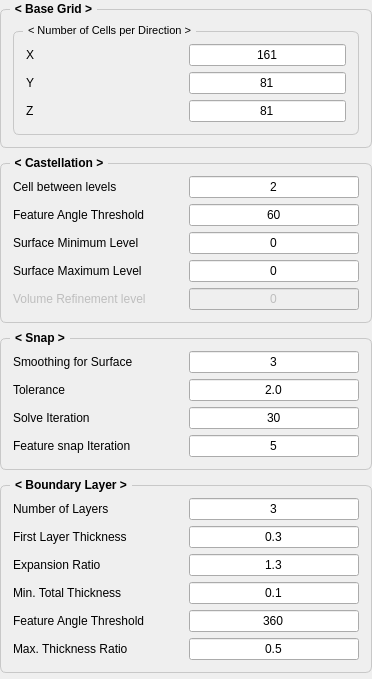
             <widget class="QWidget" name="scrollAreaWidgetContents">
              <property name="geometry">
               <rect>
                <x>0</x>
                <y>0</y>
                <width>372</width>
                <height>679</height>
               </rect>
              </property>
              <layout class="QVBoxLayout" name="verticalLayout_5">
               <property name="leftMargin">
                <number>0</number>
               </property>
               <property name="topMargin">
                <number>0</number>
               </property>
               <property name="rightMargin">
                <number>0</number>
               </property>
               <property name="bottomMargin">
                <number>0</number>
               </property>
               <item>
                <widget class="QGroupBox" name="AdvancedGroupBox">
                 <property name="sizePolicy">
                  <sizepolicy hsizetype="Preferred" vsizetype="Preferred">
                   <horstretch>0</horstretch>
                   <verstretch>0</verstretch>
                  </sizepolicy>
                 </property>
                 <property name="maximumSize">
                  <size>
                   <width>16777215</width>
                   <height>150</height>
                  </size>
                 </property>
                 <property name="font">
                  <font>
                   <pointsize>9</pointsize>
                   <bold>true</bold>
                  </font>
                 </property>
                 <property name="styleSheet">
                  <string notr="true">QGroupBox {
    border: 1px solid;
    border-radius: 6;
    margin-top: 9;
    border-color : #c8c8c8;
	padding: 3;   
}
QGroupBox::title {
    subcontrol-origin: margin;
    subcontrol-position: top left;
    left: 10;
    padding: 2 3;
}</string>
                 </property>
                 <property name="title">
                  <string>&lt; Base Grid &gt;</string>
                 </property>
                 <property name="checkable">
                  <bool>false</bool>
                 </property>
                 <property name="checked">
                  <bool>false</bool>
                 </property>
                 <layout class="QVBoxLayout" name="verticalLayout_11">
                  <property name="leftMargin">
                   <number>9</number>
                  </property>
                  <item>
                   <widget class="QGroupBox" name="basegridBox">
                    <property name="font">
                     <font>
                      <pointsize>8</pointsize>
                      <bold>false</bold>
                     </font>
                    </property>
                    <property name="styleSheet">
                     <string notr="true">QGroupBox {
    border: 1px solid;
    border-radius: 6;
    margin-top: 9;
    border-color : #c8c8c8;
	padding: 3;   
}
QGroupBox::title {
    subcontrol-origin: margin;
    subcontrol-position: top left;
    left: 10;
    padding: 2 3;
}</string>
                    </property>
                    <property name="title">
                     <string>&lt; Number of Cells per Direction &gt;</string>
                    </property>
                    <layout class="QGridLayout" name="gridLayout_10" columnstretch="1,1">
                     <item row="1" column="0">
                      <widget class="QLabel" name="label_48">
                       <property name="font">
                        <font>
                         <pointsize>9</pointsize>
                         <bold>false</bold>
                        </font>
                       </property>
                       <property name="text">
                        <string>Y</string>
                       </property>
                      </widget>
                     </item>
                     <item row="0" column="0">
                      <widget class="QLabel" name="label_50">
                       <property name="font">
                        <font>
                         <pointsize>9</pointsize>
                         <bold>false</bold>
                        </font>
                       </property>
                       <property name="text">
                        <string>X</string>
                       </property>
                      </widget>
                     </item>
                     <item row="2" column="0">
                      <widget class="QLabel" name="label_49">
                       <property name="font">
                        <font>
                         <pointsize>9</pointsize>
                         <bold>false</bold>
                        </font>
                       </property>
                       <property name="text">
                        <string>Z</string>
                       </property>
                      </widget>
                     </item>
                     <item row="0" column="1">
                      <widget class="QLineEdit" name="lineEdit_basegrid_x">
                       <property name="sizePolicy">
                        <sizepolicy hsizetype="Expanding" vsizetype="Fixed">
                         <horstretch>0</horstretch>
                         <verstretch>0</verstretch>
                        </sizepolicy>
                       </property>
                       <property name="font">
                        <font>
                         <pointsize>9</pointsize>
                         <bold>false</bold>
                        </font>
                       </property>
                       <property name="text">
                        <string>161</string>
                       </property>
                       <property name="alignment">
                        <set>Qt::AlignmentFlag::AlignCenter</set>
                       </property>
                      </widget>
                     </item>
                     <item row="1" column="1">
                      <widget class="QLineEdit" name="lineEdit_basegrid_y">
                       <property name="sizePolicy">
                        <sizepolicy hsizetype="Expanding" vsizetype="Fixed">
                         <horstretch>0</horstretch>
                         <verstretch>0</verstretch>
                        </sizepolicy>
                       </property>
                       <property name="font">
                        <font>
                         <pointsize>9</pointsize>
                         <bold>false</bold>
                        </font>
                       </property>
                       <property name="text">
                        <string>81</string>
                       </property>
                       <property name="alignment">
                        <set>Qt::AlignmentFlag::AlignCenter</set>
                       </property>
                      </widget>
                     </item>
                     <item row="2" column="1">
                      <widget class="QLineEdit" name="lineEdit_basegrid_z">
                       <property name="sizePolicy">
                        <sizepolicy hsizetype="Expanding" vsizetype="Fixed">
                         <horstretch>0</horstretch>
                         <verstretch>0</verstretch>
                        </sizepolicy>
                       </property>
                       <property name="font">
                        <font>
                         <pointsize>9</pointsize>
                         <bold>false</bold>
                        </font>
                       </property>
                       <property name="text">
                        <string>81</string>
                       </property>
                       <property name="alignment">
                        <set>Qt::AlignmentFlag::AlignCenter</set>
                       </property>
                      </widget>
                     </item>
                    </layout>
                   </widget>
                  </item>
                 </layout>
                </widget>
               </item>
               <item>
                <widget class="QGroupBox" name="boundaryGroupBox">
                 <property name="font">
                  <font>
                   <pointsize>9</pointsize>
                   <bold>true</bold>
                  </font>
                 </property>
                 <property name="styleSheet">
                  <string notr="true">QGroupBox {
    border: 1px solid;
    border-radius: 6;
    margin-top: 9;
    border-color : #c8c8c8;
	padding: 3;   
}
QGroupBox::title {
    subcontrol-origin: margin;
    subcontrol-position: top left;
    left: 10;
    padding: 2 3;
}</string>
                 </property>
                 <property name="title">
                  <string>&lt; Castellation &gt;</string>
                 </property>
                 <layout class="QGridLayout" name="gridLayout_11" columnstretch="1,1">
                  <item row="3" column="1">
                   <widget class="QLineEdit" name="expansionRatio_2">
                    <property name="sizePolicy">
                     <sizepolicy hsizetype="Expanding" vsizetype="Fixed">
                      <horstretch>0</horstretch>
                      <verstretch>0</verstretch>
                     </sizepolicy>
                    </property>
                    <property name="font">
                     <font>
                      <pointsize>9</pointsize>
                      <bold>false</bold>
                     </font>
                    </property>
                    <property name="text">
                     <string>0</string>
                    </property>
                    <property name="alignment">
                     <set>Qt::AlignmentFlag::AlignCenter</set>
                    </property>
                   </widget>
                  </item>
                  <item row="5" column="1">
                   <widget class="QLineEdit" name="expansionRatio_3">
                    <property name="sizePolicy">
                     <sizepolicy hsizetype="Expanding" vsizetype="Fixed">
                      <horstretch>0</horstretch>
                      <verstretch>0</verstretch>
                     </sizepolicy>
                    </property>
                    <property name="font">
                     <font>
                      <pointsize>9</pointsize>
                      <bold>false</bold>
                     </font>
                    </property>
                    <property name="text">
                     <string>0</string>
                    </property>
                    <property name="alignment">
                     <set>Qt::AlignmentFlag::AlignCenter</set>
                    </property>
                   </widget>
                  </item>
                  <item row="0" column="0">
                   <widget class="QLabel" name="label_52">
                    <property name="font">
                     <font>
                      <pointsize>9</pointsize>
                      <bold>false</bold>
                     </font>
                    </property>
                    <property name="text">
                     <string>Cell between levels</string>
                    </property>
                   </widget>
                  </item>
                  <item row="0" column="1">
                   <widget class="QLineEdit" name="totalLayerNumber">
                    <property name="sizePolicy">
                     <sizepolicy hsizetype="Expanding" vsizetype="Fixed">
                      <horstretch>0</horstretch>
                      <verstretch>0</verstretch>
                     </sizepolicy>
                    </property>
                    <property name="font">
                     <font>
                      <pointsize>9</pointsize>
                      <bold>false</bold>
                     </font>
                    </property>
                    <property name="text">
                     <string>2</string>
                    </property>
                    <property name="alignment">
                     <set>Qt::AlignmentFlag::AlignCenter</set>
                    </property>
                   </widget>
                  </item>
                  <item row="3" column="0">
                   <widget class="QLabel" name="label_54">
                    <property name="font">
                     <font>
                      <pointsize>9</pointsize>
                      <bold>false</bold>
                     </font>
                    </property>
                    <property name="text">
                     <string>Surface Minimum Level</string>
                    </property>
                   </widget>
                  </item>
                  <item row="5" column="0">
                   <widget class="QLabel" name="label_53">
                    <property name="font">
                     <font>
                      <pointsize>9</pointsize>
                      <bold>false</bold>
                     </font>
                    </property>
                    <property name="text">
                     <string>Surface Maximum Level</string>
                    </property>
                   </widget>
                  </item>
                  <item row="7" column="1">
                   <widget class="QLineEdit" name="firstLayerHeight_2">
                    <property name="enabled">
                     <bool>false</bool>
                    </property>
                    <property name="sizePolicy">
                     <sizepolicy hsizetype="Expanding" vsizetype="Fixed">
                      <horstretch>0</horstretch>
                      <verstretch>0</verstretch>
                     </sizepolicy>
                    </property>
                    <property name="font">
                     <font>
                      <pointsize>9</pointsize>
                      <bold>false</bold>
                     </font>
                    </property>
                    <property name="text">
                     <string>0</string>
                    </property>
                    <property name="alignment">
                     <set>Qt::AlignmentFlag::AlignCenter</set>
                    </property>
                   </widget>
                  </item>
                  <item row="1" column="1">
                   <widget class="QLineEdit" name="firstLayerHeight">
                    <property name="sizePolicy">
                     <sizepolicy hsizetype="Expanding" vsizetype="Fixed">
                      <horstretch>0</horstretch>
                      <verstretch>0</verstretch>
                     </sizepolicy>
                    </property>
                    <property name="font">
                     <font>
                      <pointsize>9</pointsize>
                      <bold>false</bold>
                     </font>
                    </property>
                    <property name="text">
                     <string>60</string>
                    </property>
                    <property name="alignment">
                     <set>Qt::AlignmentFlag::AlignCenter</set>
                    </property>
                   </widget>
                  </item>
                  <item row="7" column="0">
                   <widget class="QLabel" name="label_51">
                    <property name="enabled">
                     <bool>false</bool>
                    </property>
                    <property name="font">
                     <font>
                      <pointsize>9</pointsize>
                      <bold>false</bold>
                     </font>
                    </property>
                    <property name="text">
                     <string>Volume Refinement level</string>
                    </property>
                   </widget>
                  </item>
                  <item row="1" column="0">
                   <widget class="QLabel" name="label_55">
                    <property name="font">
                     <font>
                      <pointsize>9</pointsize>
                      <bold>false</bold>
                     </font>
                    </property>
                    <property name="text">
                     <string>Feature Angle Threshold</string>
                    </property>
                   </widget>
                  </item>
                 </layout>
                </widget>
               </item>
               <item>
                <widget class="QGroupBox" name="bufferLayerBox">
                 <property name="enabled">
                  <bool>true</bool>
                 </property>
                 <property name="font">
                  <font>
                   <pointsize>9</pointsize>
                   <bold>true</bold>
                  </font>
                 </property>
                 <property name="styleSheet">
                  <string notr="true">QGroupBox {
    border: 1px solid;
    border-radius: 6;
    margin-top: 9;
    border-color : #c8c8c8;
	padding: 3;   
}
QGroupBox::title {
    subcontrol-origin: margin;
    subcontrol-position: top left;
    left: 10;
    padding: 2 3;
}</string>
                 </property>
                 <property name="title">
                  <string>&lt; Snap &gt;</string>
                 </property>
                 <property name="checkable">
                  <bool>false</bool>
                 </property>
                 <property name="checked">
                  <bool>false</bool>
                 </property>
                 <layout class="QGridLayout" name="gridLayout_12" columnstretch="1,1">
                  <property name="topMargin">
                   <number>9</number>
                  </property>
                  <property name="bottomMargin">
                   <number>9</number>
                  </property>
                  <item row="2" column="1">
                   <widget class="QLineEdit" name="lastLayerOctreeRatio">
                    <property name="sizePolicy">
                     <sizepolicy hsizetype="Expanding" vsizetype="Fixed">
                      <horstretch>0</horstretch>
                      <verstretch>0</verstretch>
                     </sizepolicy>
                    </property>
                    <property name="font">
                     <font>
                      <pointsize>9</pointsize>
                      <bold>false</bold>
                     </font>
                    </property>
                    <property name="text">
                     <string>30</string>
                    </property>
                    <property name="alignment">
                     <set>Qt::AlignmentFlag::AlignCenter</set>
                    </property>
                   </widget>
                  </item>
                  <item row="0" column="0">
                   <widget class="QLabel" name="label_58">
                    <property name="font">
                     <font>
                      <pointsize>9</pointsize>
                      <bold>false</bold>
                     </font>
                    </property>
                    <property name="text">
                     <string>Smoothing for Surface</string>
                    </property>
                   </widget>
                  </item>
                  <item row="3" column="1">
                   <widget class="QLineEdit" name="lastLayerOctreeRatio_2">
                    <property name="sizePolicy">
                     <sizepolicy hsizetype="Expanding" vsizetype="Fixed">
                      <horstretch>0</horstretch>
                      <verstretch>0</verstretch>
                     </sizepolicy>
                    </property>
                    <property name="font">
                     <font>
                      <pointsize>9</pointsize>
                      <bold>false</bold>
                     </font>
                    </property>
                    <property name="text">
                     <string>5</string>
                    </property>
                    <property name="alignment">
                     <set>Qt::AlignmentFlag::AlignCenter</set>
                    </property>
                   </widget>
                  </item>
                  <item row="1" column="1">
                   <widget class="QLineEdit" name="numberOfBufferLayer2">
                    <property name="sizePolicy">
                     <sizepolicy hsizetype="Expanding" vsizetype="Fixed">
                      <horstretch>0</horstretch>
                      <verstretch>0</verstretch>
                     </sizepolicy>
                    </property>
                    <property name="font">
                     <font>
                      <pointsize>9</pointsize>
                      <bold>false</bold>
                     </font>
                    </property>
                    <property name="text">
                     <string>2.0</string>
                    </property>
                    <property name="alignment">
                     <set>Qt::AlignmentFlag::AlignCenter</set>
                    </property>
                   </widget>
                  </item>
                  <item row="0" column="1">
                   <widget class="QLineEdit" name="numberOfBufferLayer1">
                    <property name="sizePolicy">
                     <sizepolicy hsizetype="Expanding" vsizetype="Fixed">
                      <horstretch>0</horstretch>
                      <verstretch>0</verstretch>
                     </sizepolicy>
                    </property>
                    <property name="font">
                     <font>
                      <pointsize>9</pointsize>
                      <bold>false</bold>
                     </font>
                    </property>
                    <property name="text">
                     <string>3</string>
                    </property>
                    <property name="alignment">
                     <set>Qt::AlignmentFlag::AlignCenter</set>
                    </property>
                   </widget>
                  </item>
                  <item row="2" column="0">
                   <widget class="QLabel" name="label_56">
                    <property name="font">
                     <font>
                      <pointsize>9</pointsize>
                      <bold>false</bold>
                     </font>
                    </property>
                    <property name="text">
                     <string>Solve Iteration</string>
                    </property>
                   </widget>
                  </item>
                  <item row="1" column="0">
                   <widget class="QLabel" name="label_57">
                    <property name="font">
                     <font>
                      <pointsize>9</pointsize>
                      <bold>false</bold>
                     </font>
                    </property>
                    <property name="text">
                     <string>Tolerance</string>
                    </property>
                   </widget>
                  </item>
                  <item row="3" column="0">
                   <widget class="QLabel" name="label_59">
                    <property name="font">
                     <font>
                      <pointsize>9</pointsize>
                      <bold>false</bold>
                     </font>
                    </property>
                    <property name="text">
                     <string>Feature snap Iteration</string>
                    </property>
                   </widget>
                  </item>
                 </layout>
                </widget>
               </item>
               <item>
                <widget class="QGroupBox" name="bufferLayerBox_2">
                 <property name="enabled">
                  <bool>true</bool>
                 </property>
                 <property name="font">
                  <font>
                   <pointsize>9</pointsize>
                   <bold>true</bold>
                  </font>
                 </property>
                 <property name="styleSheet">
                  <string notr="true">QGroupBox {
    border: 1px solid;
    border-radius: 6;
    margin-top: 9;
    border-color : #c8c8c8;
	padding: 3;   
}
QGroupBox::title {
    subcontrol-origin: margin;
    subcontrol-position: top left;
    left: 10;
    padding: 2 3;
}</string>
                 </property>
                 <property name="title">
                  <string>&lt; Boundary Layer &gt;</string>
                 </property>
                 <property name="checkable">
                  <bool>false</bool>
                 </property>
                 <property name="checked">
                  <bool>false</bool>
                 </property>
                 <layout class="QGridLayout" name="gridLayout_13" columnstretch="1,1">
                  <property name="topMargin">
                   <number>9</number>
                  </property>
                  <property name="bottomMargin">
                   <number>9</number>
                  </property>
                  <item row="2" column="0">
                   <widget class="QLabel" name="label_63">
                    <property name="font">
                     <font>
                      <pointsize>9</pointsize>
                      <bold>false</bold>
                     </font>
                    </property>
                    <property name="text">
                     <string>First Layer Thickness</string>
                    </property>
                   </widget>
                  </item>
                  <item row="4" column="1">
                   <widget class="QLineEdit" name="numberOfBufferLayer1_2">
                    <property name="sizePolicy">
                     <sizepolicy hsizetype="Expanding" vsizetype="Fixed">
                      <horstretch>0</horstretch>
                      <verstretch>0</verstretch>
                     </sizepolicy>
                    </property>
                    <property name="font">
                     <font>
                      <pointsize>9</pointsize>
                      <bold>false</bold>
                     </font>
                    </property>
                    <property name="text">
                     <string>0.1</string>
                    </property>
                    <property name="alignment">
                     <set>Qt::AlignmentFlag::AlignCenter</set>
                    </property>
                   </widget>
                  </item>
                  <item row="6" column="0">
                   <widget class="QLabel" name="label_62">
                    <property name="font">
                     <font>
                      <pointsize>9</pointsize>
                      <bold>false</bold>
                     </font>
                    </property>
                    <property name="text">
                     <string>Max. Thickness Ratio</string>
                    </property>
                   </widget>
                  </item>
                  <item row="4" column="0">
                   <widget class="QLabel" name="label_60">
                    <property name="font">
                     <font>
                      <pointsize>9</pointsize>
                      <bold>false</bold>
                     </font>
                    </property>
                    <property name="text">
                     <string>Min. Total Thickness</string>
                    </property>
                   </widget>
                  </item>
                  <item row="5" column="0">
                   <widget class="QLabel" name="label_61">
                    <property name="font">
                     <font>
                      <pointsize>9</pointsize>
                      <bold>false</bold>
                     </font>
                    </property>
                    <property name="text">
                     <string>Feature Angle Threshold</string>
                    </property>
                   </widget>
                  </item>
                  <item row="2" column="1">
                   <widget class="QLineEdit" name="numberOfBufferLayer1_4">
                    <property name="sizePolicy">
                     <sizepolicy hsizetype="Expanding" vsizetype="Fixed">
                      <horstretch>0</horstretch>
                      <verstretch>0</verstretch>
                     </sizepolicy>
                    </property>
                    <property name="font">
                     <font>
                      <pointsize>9</pointsize>
                      <bold>false</bold>
                     </font>
                    </property>
                    <property name="text">
                     <string>0.3</string>
                    </property>
                    <property name="alignment">
                     <set>Qt::AlignmentFlag::AlignCenter</set>
                    </property>
                   </widget>
                  </item>
                  <item row="5" column="1">
                   <widget class="QLineEdit" name="numberOfBufferLayer2_2">
                    <property name="sizePolicy">
                     <sizepolicy hsizetype="Expanding" vsizetype="Fixed">
                      <horstretch>0</horstretch>
                      <verstretch>0</verstretch>
                     </sizepolicy>
                    </property>
                    <property name="font">
                     <font>
                      <pointsize>9</pointsize>
                      <bold>false</bold>
                     </font>
                    </property>
                    <property name="text">
                     <string>360</string>
                    </property>
                    <property name="alignment">
                     <set>Qt::AlignmentFlag::AlignCenter</set>
                    </property>
                   </widget>
                  </item>
                  <item row="1" column="1">
                   <widget class="QLineEdit" name="numberOfBufferLayer1_3">
                    <property name="sizePolicy">
                     <sizepolicy hsizetype="Expanding" vsizetype="Fixed">
                      <horstretch>0</horstretch>
                      <verstretch>0</verstretch>
                     </sizepolicy>
                    </property>
                    <property name="font">
                     <font>
                      <pointsize>9</pointsize>
                      <bold>false</bold>
                     </font>
                    </property>
                    <property name="text">
                     <string>3</string>
                    </property>
                    <property name="alignment">
                     <set>Qt::AlignmentFlag::AlignCenter</set>
                    </property>
                   </widget>
                  </item>
                  <item row="3" column="0">
                   <widget class="QLabel" name="label_65">
                    <property name="font">
                     <font>
                      <pointsize>9</pointsize>
                      <bold>false</bold>
                     </font>
                    </property>
                    <property name="text">
                     <string>Expansion Ratio</string>
                    </property>
                   </widget>
                  </item>
                  <item row="3" column="1">
                   <widget class="QLineEdit" name="numberOfBufferLayer1_5">
                    <property name="sizePolicy">
                     <sizepolicy hsizetype="Expanding" vsizetype="Fixed">
                      <horstretch>0</horstretch>
                      <verstretch>0</verstretch>
                     </sizepolicy>
                    </property>
                    <property name="font">
                     <font>
                      <pointsize>9</pointsize>
                      <bold>false</bold>
                     </font>
                    </property>
                    <property name="text">
                     <string>1.3</string>
                    </property>
                    <property name="alignment">
                     <set>Qt::AlignmentFlag::AlignCenter</set>
                    </property>
                   </widget>
                  </item>
                  <item row="6" column="1">
                   <widget class="QLineEdit" name="lastLayerOctreeRatio_4">
                    <property name="sizePolicy">
                     <sizepolicy hsizetype="Expanding" vsizetype="Fixed">
                      <horstretch>0</horstretch>
                      <verstretch>0</verstretch>
                     </sizepolicy>
                    </property>
                    <property name="font">
                     <font>
                      <pointsize>9</pointsize>
                      <bold>false</bold>
                     </font>
                    </property>
                    <property name="text">
                     <string>0.5</string>
                    </property>
                    <property name="alignment">
                     <set>Qt::AlignmentFlag::AlignCenter</set>
                    </property>
                   </widget>
                  </item>
                  <item row="1" column="0">
                   <widget class="QLabel" name="label_64">
                    <property name="font">
                     <font>
                      <pointsize>9</pointsize>
                      <bold>false</bold>
                     </font>
                    </property>
                    <property name="text">
                     <string>Number of Layers</string>
                    </property>
                   </widget>
                  </item>
                 </layout>
                </widget>
               </item>
               <item>
                <spacer name="verticalSpacer_9">
                 <property name="orientation">
                  <enum>Qt::Orientation::Vertical</enum>
                 </property>
                 <property name="sizeType">
                  <enum>QSizePolicy::Policy::Expanding</enum>
                 </property>
                 <property name="sizeHint" stdset="0">
                  <size>
                   <width>0</width>
                   <height>0</height>
                  </size>
                 </property>
                </spacer>
               </item>
              </layout>
             </widget>
